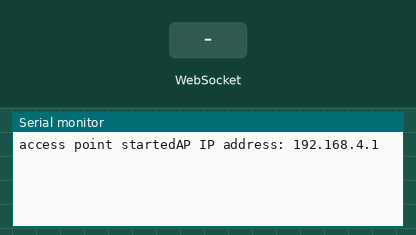
A sketch run on a simulated ESP32-S3. Parts: the last lines printed to the serial monitor. The inputs (shaded band) are chosen by the test bench.

Above: at 1.2 s.
1.3 s: WebSocket text "1" received
At 2.5 s:
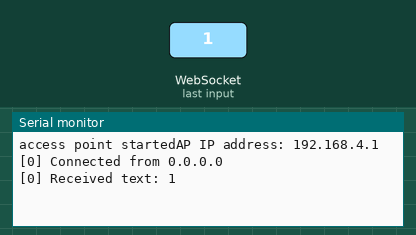
2.8 s: WebSocket text "0" received
At 3.8 s:
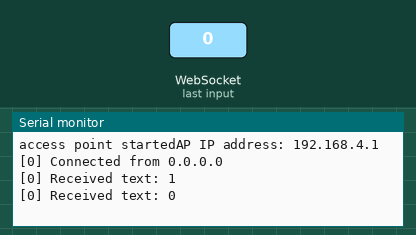

Measured:
- after the input at 1.3 s, the serial monitor: prints a new line at once (image 1)
- after the input at 2.8 s, the serial monitor: prints a new line at once (image 2)

The sketch:

websocket_server.ino
```cpp
#include <WiFi.h>
#include <WebSocketsServer.h>
#include <ESPAsyncWebServer.h>

const char* ssid = "ws_server";
const char* password = "1234567890";
WebSocketsServer websocket = WebSocketsServer(81);

void setup()
{
	Serial.begin(115200);
	WiFi.mode(WIFI_AP);
	bool check = WiFi.softAP(ssid, password);
	if (check)
	{
		Serial.print("access point started");
	}
	else
	{
		Serial.print("fail");
	}
	Serial.print("AP IP address: ");
	Serial.println(WiFi.softAPIP());
	websocket.begin();
	websocket.onEvent(webSocketEvent);
}

void webSocketEvent(uint8_t num, WStype_t type, uint8_t* payload, size_t length)
{
	switch (type)
	{
	case WStype_DISCONNECTED:
	{
		Serial.printf("[%u] disconnected\n", num);
		break;
	}
	case WStype_CONNECTED:
	{
		IPAddress ip = websocket.remoteIP(num);
		Serial.printf("[%u] Connected from %d.%d.%d.%d\n", num, ip[0], ip[1], ip[2], ip[3]);
		break;
	}
	case WStype_TEXT:
		Serial.printf("[%u] Received text: %s\n", num, payload);
		break;
	}
}

void sendMessage(uint8_t num)
{
	while (Serial.available())
	{
		String input = Serial.readStringUntil('\n');
		websocket.sendTXT(num, "received message: " + input);
	}
}

void loop()
{
	websocket.loop();
	uint8_t num;
	IPAddress ip = websocket.remoteIP(num);
	sendMessage(num);
}
```
